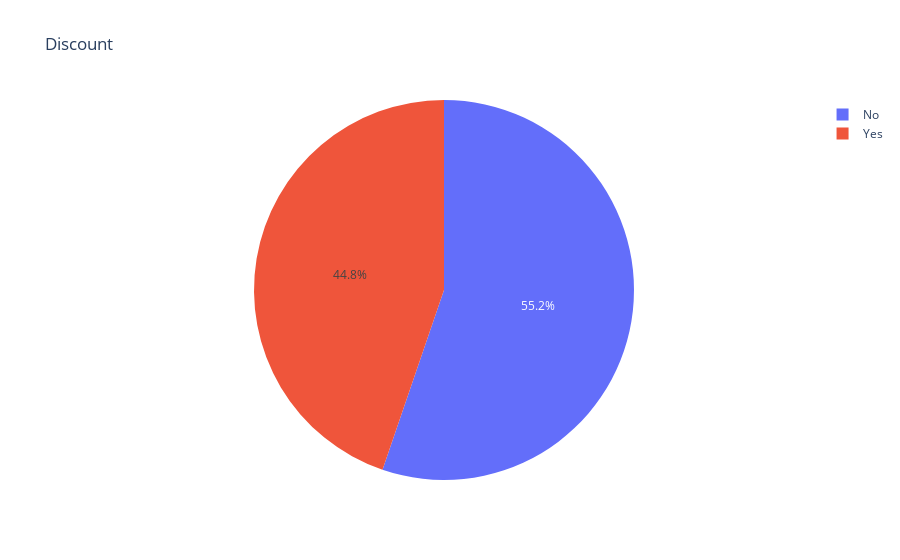

Source (notebook cell):
### Code cell
pie = data['Discount'].value_counts()
priority = pie.index
orders = pie.values

fig = px.pie(data, values=orders, names=priority, title='Discount')
fig.show()

### Figure 1 — Plotly figure (JSON) as saved in the notebook; plotly's stock layout.template omitted (floating-point values rounded to 4 significant figures)
{"data": [{"domain": {"x": [0, 1], "y": [0, 1]}, "hovertemplate": "label=%{label}<br>value=%{value}<extra></extra>", "labels": ["No", "Yes"], "legendgroup": "", "name": "", "showlegend": true, "type": "pie", "values": [104051, 84289]}], "layout": {"legend": {"tracegroupgap": 0}, "title": {"text": "Discount"}}}
